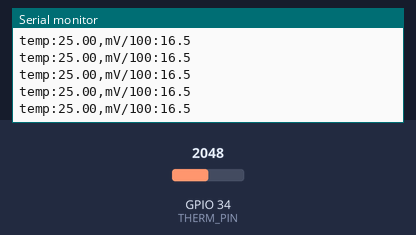
This sketch was run on a simulated ESP32. Parts: the last lines printed to the serial monitor. The test bench sets the inputs (shaded band); at power-on: GPIO 34 (THERM_PIN) = 2048.

Above: at 1.2 s.
1.3 s: GPIO 34 (THERM_PIN) set to 3
At 1.57 s:
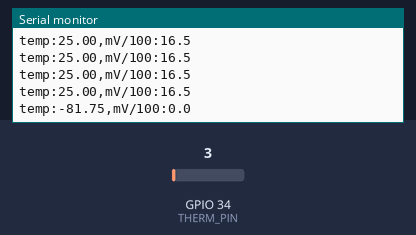
2.8 s: GPIO 34 (THERM_PIN) set to 0
At 2.99 s:
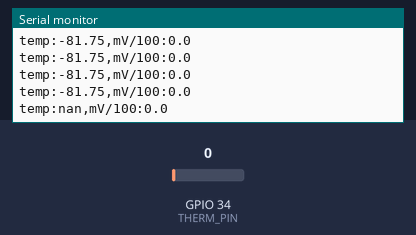

Measured:
- the behaviour switches between 2 and 1 on GPIO 34 (THERM_PIN) (found by bisection; images 1 and 2)
- after the input at 1.3 s, the serial monitor: prints a new line after 0.12 s (image 1)
- after the input at 2.8 s, the serial monitor: prints a new line at once (image 2)

The sketch:

thermistor_test.ino
```cpp
// thermistor_test — サーミスターで温度を測る
// シリアルプロッタ (115200bps) に温度 (℃) を出す。サーミスターを指でつまむと上がる。
//
// 配線:
//   3V3 ─ サーミスター ─┬─ IO34
//                      └─ 10kΩ ─ GND     (温かい → サーミスターの抵抗が下がる → IO34 の電圧が上がる)
// サーミスター (秋月 117250): 25℃ で 10kΩ、B 定数 3960
// ボード: ESP32 Dev Module (Freenove ESP32 WROOM) / ESP32 Arduino core 3.x

const int THERM_PIN = 34;            // ADC1

// ★ テスターで 3V3 と GND の間を測った値 (mV) にすると、温度が正確になる
float VCC_MV = 3300;

const float R_FIXED = 10000;         // 下側の抵抗 (Ω)
const float R25 = 10000;             // サーミスターの 25℃ での抵抗 (Ω)
const float B_CONST = 3960;          // B 定数

int readMilliVolts() {
  long sum = 0;
  for (int i = 0; i < 16; i++) sum += analogReadMilliVolts(THERM_PIN);
  return (int)(sum / 16);
}

// 電圧 → サーミスターの抵抗 → 温度 (B 定数の式)
float toCelsius(int mv) {
  if (mv <= 0 || mv >= VCC_MV) return NAN;                 // 線が外れている
  float r = R_FIXED * (VCC_MV - mv) / mv;                  // 分圧の式を逆に解く
  float invT = 1.0f / (25.0f + 273.15f) + logf(r / R25) / B_CONST;   // 1/T = 1/T25 + ln(R/R25)/B
  return 1.0f / invT - 273.15f;
}

void setup() {
  Serial.begin(115200);
}

void loop() {
  int mv = readMilliVolts();
  float c = toCelsius(mv);
  // プロッタで同じ目盛りに収まるよう、電圧は 1/100 にして出す
  Serial.printf("temp:%.2f,mV/100:%.1f\n", c, mv / 100.0f);
  delay(200);
}
```
